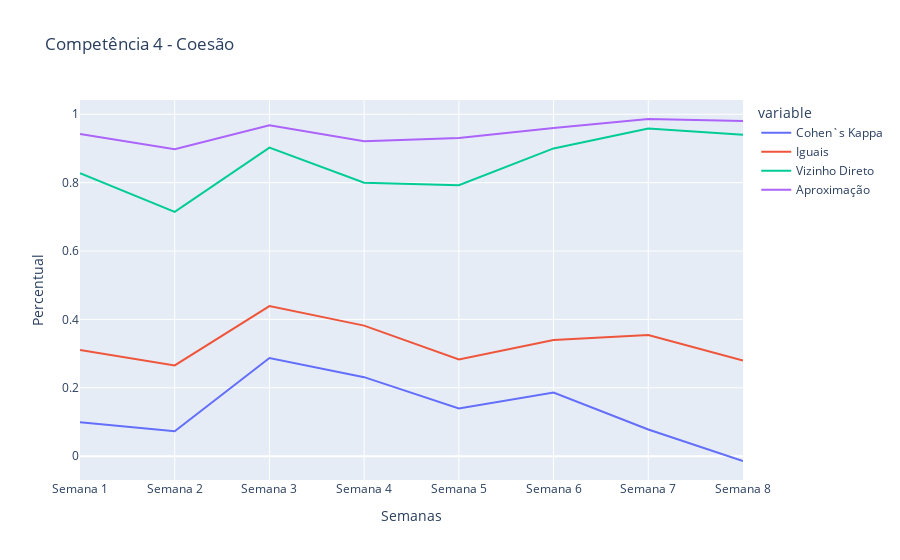

Write notebook code for a chart like this one.
### Code cell
plot('Competência 4', 'Coesão')

### Figure 1 — Plotly figure (JSON) as saved in the notebook; plotly's stock layout.template omitted (floating-point values rounded to 4 significant figures)
{"data": [{"hovertemplate": "variable=Cohen`s Kappa<br>index=%{x}<br>value=%{y}<extra></extra>", "legendgroup": "Cohen`s Kappa", "line": {"color": "#636efa", "dash": "solid"}, "marker": {"symbol": "circle"}, "mode": "lines", "name": "Cohen`s Kappa", "orientation": "v", "showlegend": true, "type": "scatter", "x": ["Semana 1", "Semana 2", "Semana 3", "Semana 4", "Semana 5", "Semana 6", "Semana 7", "Semana 8"], "xaxis": "x", "y": [0.09938, 0.07304, 0.2872, 0.2311, 0.1397, 0.1864, 0.07807, -0.01408], "yaxis": "y"}, {"hovertemplate": "variable=Iguais<br>index=%{x}<br>value=%{y}<extra></extra>", "legendgroup": "Iguais", "line": {"color": "#EF553B", "dash": "solid"}, "marker": {"symbol": "circle"}, "mode": "lines", "name": "Iguais", "orientation": "v", "showlegend": true, "type": "scatter", "x": ["Semana 1", "Semana 2", "Semana 3", "Semana 4", "Semana 5", "Semana 6", "Semana 7", "Semana 8"], "xaxis": "x", "y": [0.3103, 0.2653, 0.439, 0.3818, 0.283, 0.34, 0.3542, 0.28], "yaxis": "y"}, {"hovertemplate": "variable=Vizinho Direto<br>index=%{x}<br>value=%{y}<extra></extra>", "legendgroup": "Vizinho Direto", "line": {"color": "#00cc96", "dash": "solid"}, "marker": {"symbol": "circle"}, "mode": "lines", "name": "Vizinho Direto", "orientation": "v", "showlegend": true, "type": "scatter", "x": ["Semana 1", "Semana 2", "Semana 3", "Semana 4", "Semana 5", "Semana 6", "Semana 7", "Semana 8"], "xaxis": "x", "y": [0.8276, 0.7143, 0.9024, 0.8, 0.7925, 0.9, 0.9583, 0.94], "yaxis": "y"}, {"hovertemplate": "variable=Aproximação<br>index=%{x}<br>value=%{y}<extra></extra>", "legendgroup": "Aproximação", "line": {"color": "#ab63fa", "dash": "solid"}, "marker": {"symbol": "circle"}, "mode": "lines", "name": "Aproximação", "orientation": "v", "showlegend": true, "type": "scatter", "x": ["Semana 1", "Semana 2", "Semana 3", "Semana 4", "Semana 5", "Semana 6", "Semana 7", "Semana 8"], "xaxis": "x", "y": [0.9425, 0.898, 0.9675, 0.9212, 0.9308, 0.96, 0.9861, 0.98], "yaxis": "y"}], "layout": {"legend": {"title": {"text": "variable"}, "tracegroupgap": 0}, "title": {"text": "Competência 4 - Coesão"}, "xaxis": {"anchor": "y", "domain": [0, 1], "title": {"text": "Semanas"}}, "yaxis": {"anchor": "x", "domain": [0, 1], "title": {"text": "Percentual"}}}}
